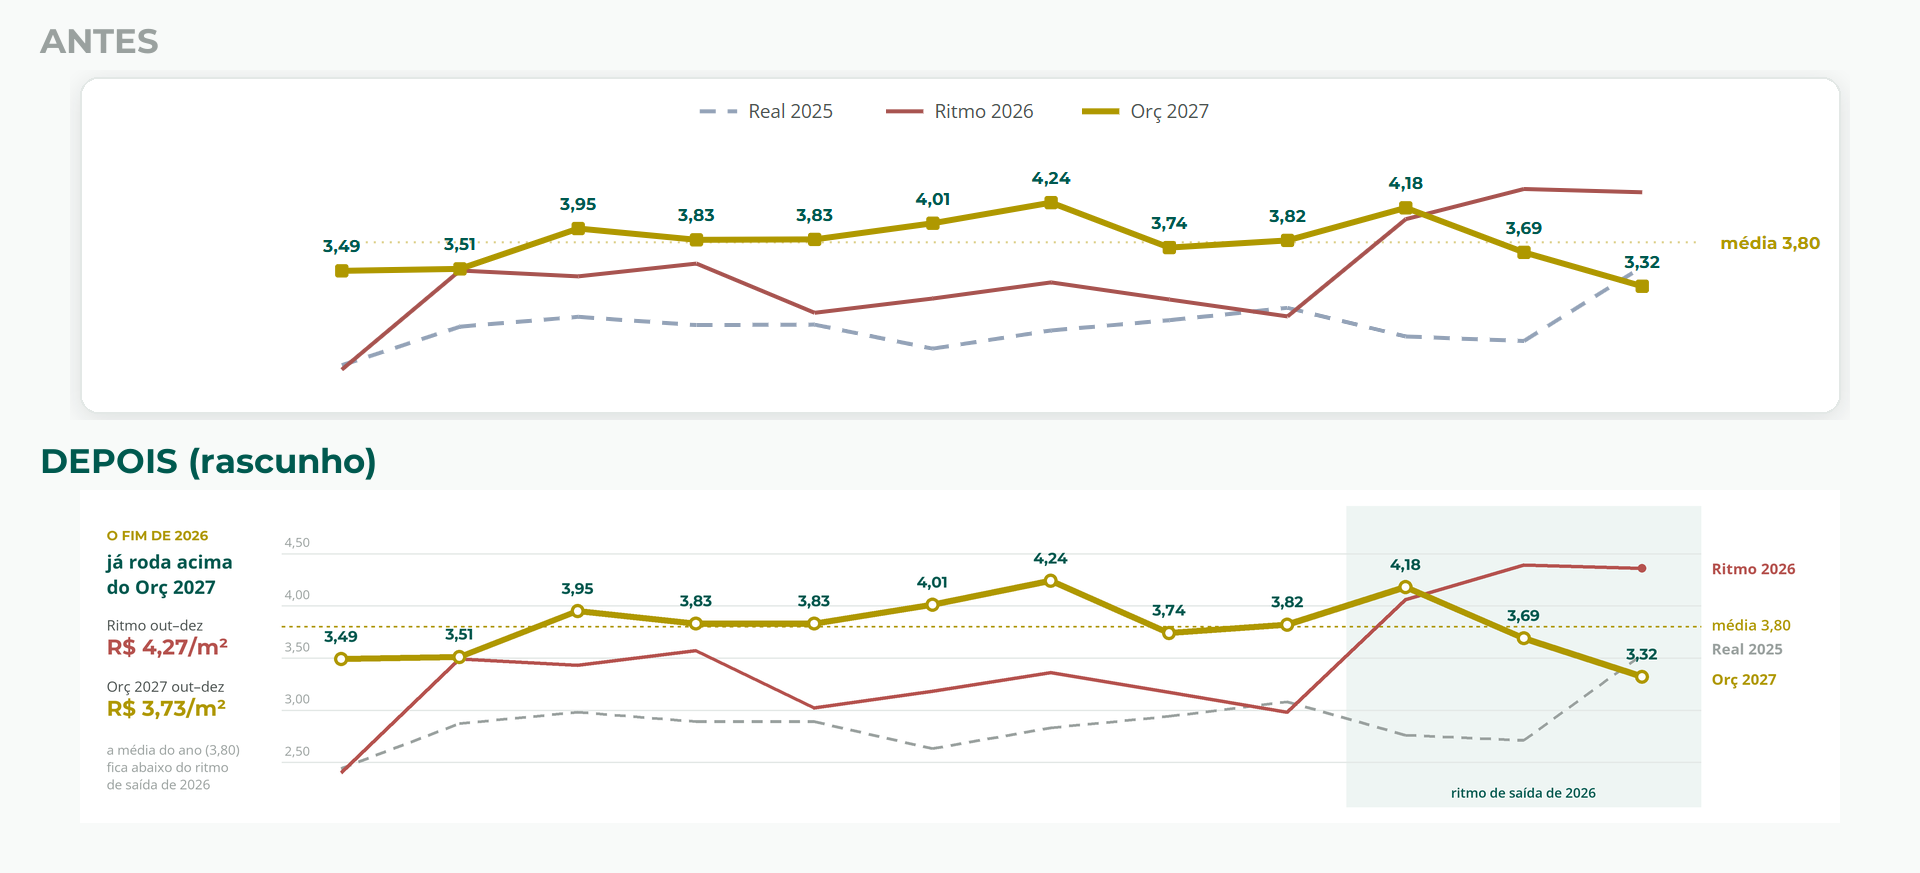

Write Python code to recreate this figure.
"""Rascunho (07/10/2026): gráfico do "Custo por m² mês a mês" redesenhado — antes × depois.

Só usa o que o gerador consegue desenhar com formas no Slides (linhas, círculos, retângulos, texto), para que o
aprovado aqui seja construível sem depender de imagem: grade leve com escala, rótulo direto no fim de cada linha
(sem legenda), marcadores com anel branco, faixa destacando out–dez e a frase que conta a história à esquerda.
Números: Mega Curitiba, do print do deck de Facilities.

Uso (de dentro de orcamento-2027): python ferramentas/rascunhos/grafico_m2_rascunho.py <print.png>
"""
import os
import sys
from PIL import Image, ImageDraw, ImageFont

AQUI = os.path.dirname(os.path.abspath(__file__))
FONTES = os.path.join(AQUI, '..', 'fontes')
SAIDA = os.path.join(AQUI, 'grafico_m2_rascunho.png')

MESES = ['JAN', 'FEV', 'MAR', 'ABR', 'MAI', 'JUN', 'JUL', 'AGO', 'SET', 'OUT', 'NOV', 'DEZ']
REAL25 = [2.44, 2.87, 2.98, 2.89, 2.89, 2.63, 2.83, 2.94, 3.08, 2.76, 2.71, 3.53]
RIT26 = [2.40, 3.49, 3.43, 3.57, 3.02, 3.18, 3.36, 3.17, 2.98, 4.06, 4.39, 4.36]
ORC27 = [3.49, 3.51, 3.95, 3.83, 3.83, 4.01, 4.24, 3.74, 3.82, 4.18, 3.69, 3.32]
MEDIA = 3.80

# Demercado (ORC_MARCAS, 01_Config.gs)
DARK, GOLD, BODY, MUTED, LINHA = '#00594F', '#AF9800', '#4B5250', '#9AA19F', '#E3E8E6'
TINT, RED, BG = '#EEF5F3', '#B5524E', '#F8FAF9'

S = 3                      # supersample
K = 1920 / 720 * S         # px por pt
CW, CH = 660, 125          # card em pt (o mesmo espaço do slide atual)
X_JAN, PASSO = 97.9, 44.35 # colunas alinhadas com a tabela de baixo
Y0, Y1 = 20, 112           # faixa do desenho dentro do card
VMIN, VMAX = 2.25, 4.60


def fonte(fam, peso, pt):
    arq = {'M': 'Montserrat[wght].ttf', 'O': 'OpenSans[wdth,wght].ttf'}[fam]
    f = ImageFont.truetype(os.path.join(FONTES, arq), round(pt * K))
    f.set_variation_by_name(peso)
    return f


def px(x, y): return (x * K, y * K)
def X(i): return X_JAN + i * PASSO
def Y(v): return Y1 - (v - VMIN) / (VMAX - VMIN) * (Y1 - Y0)


def tracejado(d, pts, cor, larg, tam=4, vao=3):
    for (xa, ya), (xb, yb) in zip(pts, pts[1:]):
        dx, dy = xb - xa, yb - ya
        L = (dx * dx + dy * dy) ** .5
        t = 0
        while t < L:
            t2 = min(t + tam, L)
            d.line([px(xa + dx * t / L, ya + dy * t / L), px(xa + dx * t2 / L, ya + dy * t2 / L)], fill=cor, width=round(larg * K))
            t += tam + vao


def linha(d, vals, cor, larg):
    pts = [px(X(i), Y(v)) for i, v in enumerate(vals)]
    d.line(pts, fill=cor, width=round(larg * K), joint='curve')


def texto(d, x, y, s, f, cor, anc='la'):
    d.text(px(x, y), s, font=f, fill=cor, anchor=anc)


def br(v): return ('%.2f' % v).replace('.', ',')


def depois():
    im = Image.new('RGB', (round(CW * K), round(CH * K)), 'white')
    d = ImageDraw.Draw(im)

    # Faixa out–dez: onde a história está
    d.rectangle([px(X(9) - PASSO / 2, 6), px(X(11) + PASSO / 2, CH - 6)], fill=TINT)

    # Grade e escala
    for v in (2.5, 3.0, 3.5, 4.0, 4.5):
        d.line([px(X(0) - PASSO / 2, Y(v)), px(X(11) + PASSO / 2, Y(v))], fill=LINHA, width=round(.5 * K))
        texto(d, X(0) - PASSO / 2 + 1, Y(v) - 1, br(v), fonte('O', 'Regular', 4.8), MUTED, 'ld')

    # Média do Orç 2027
    tracejado(d, [(X(0) - PASSO / 2, Y(MEDIA)), (X(11) + PASSO / 2, Y(MEDIA))], GOLD, .6, 1.2, 1.6)

    # Séries: o contexto fino atrás, o Orç 2027 grosso na frente
    tracejado(d, [(X(i), Y(v)) for i, v in enumerate(REAL25)], MUTED, 1.1)
    linha(d, RIT26, RED, 1.4)
    linha(d, ORC27, GOLD, 2.4)
    r = 2.6
    for i, v in enumerate(ORC27):
        d.ellipse([px(X(i) - r, Y(v) - r), px(X(i) + r, Y(v) + r)], fill='white', outline=GOLD, width=round(1.3 * K))
        texto(d, X(i), Y(v) - 5, br(v), fonte('M', 'Bold', 5.8), DARK, 'md')
    r2 = 1.6
    d.ellipse([px(X(11) - r2, Y(RIT26[11]) - r2), px(X(11) + r2, Y(RIT26[11]) + r2)], fill=RED)

    # Rótulo direto no fim de cada linha (no lugar da legenda)
    xr = X(11) + PASSO / 2 + 4
    rot = [(ORC27[11] - .02, 'Orç 2027', GOLD), (REAL25[11] + .06, 'Real 2025', MUTED),
           (RIT26[11], 'Ritmo 2026', RED), (MEDIA + .02, 'média 3,80', GOLD)]
    for v, s, cor in rot:
        texto(d, xr, Y(v), s, fonte('O', 'Bold' if s != 'média 3,80' else 'SemiBold', 5.6), cor, 'lm')

    # A história, à esquerda (onde hoje fica vazio)
    texto(d, 10, 14, 'O FIM DE 2026', fonte('M', 'Bold', 5), GOLD)
    texto(d, 10, 22, 'já roda acima', fonte('O', 'Bold', 7), DARK)
    texto(d, 10, 31.5, 'do Orç 2027', fonte('O', 'Bold', 7), DARK)
    texto(d, 10, 47, 'Ritmo out–dez', fonte('O', 'Regular', 5.4), BODY)
    texto(d, 10, 54, 'R$ 4,27/m²', fonte('M', 'Bold', 8), RED)
    texto(d, 10, 70, 'Orç 2027 out–dez', fonte('O', 'Regular', 5.4), BODY)
    texto(d, 10, 77, 'R$ 3,73/m²', fonte('M', 'Bold', 8), GOLD)
    texto(d, 10, 94, 'a média do ano (3,80)', fonte('O', 'Regular', 5), MUTED)
    texto(d, 10, 100.5, 'fica abaixo do ritmo', fonte('O', 'Regular', 5), MUTED)
    texto(d, 10, 107, 'de saída de 2026', fonte('O', 'Regular', 5), MUTED)

    # Rótulo da faixa
    texto(d, (X(9) + X(11)) / 2, CH - 8, 'ritmo de saída de 2026', fonte('O', 'SemiBold', 5), DARK, 'md')
    return im.resize((round(CW * K / S), round(CH * K / S)), Image.LANCZOS)


def montar(antes_png):
    novo = depois()
    W = 1920
    a = Image.open(antes_png).convert('RGB').crop((70, 240, 1850, 590)) if antes_png else None
    titulo = ImageFont.truetype(os.path.join(FONTES, 'Montserrat[wght].ttf'), 34)
    titulo.set_variation_by_name('Bold')
    h = 60 + (a.height + 70 if a else 0) + novo.height + 60
    tela = Image.new('RGB', (W, h), BG)
    d = ImageDraw.Draw(tela)
    y = 20
    if a:
        d.text((40, y), 'ANTES', font=titulo, fill=MUTED)
        tela.paste(a, (70, y + 50)); y += a.height + 70
    d.text((40, y), 'DEPOIS (rascunho)', font=titulo, fill=DARK)
    tela.paste(novo, (80, y + 50))
    tela.save(SAIDA)
    print('ok ->', SAIDA)


if __name__ == '__main__':
    montar(sys.argv[1] if len(sys.argv) > 1 else None)
